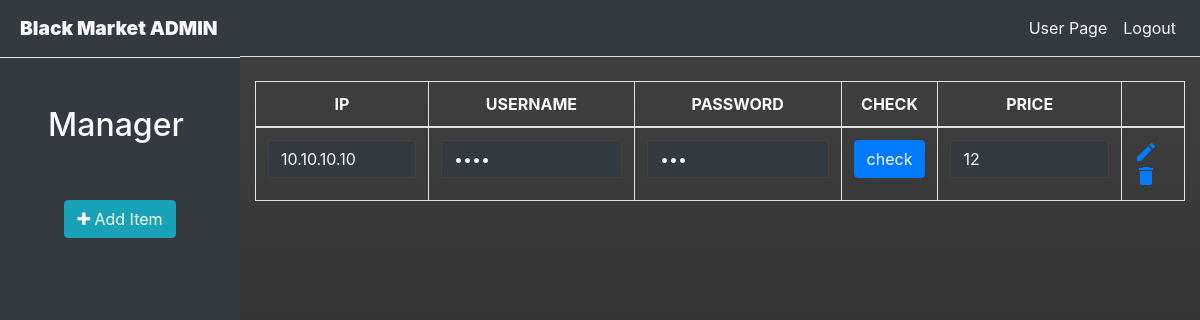
Page /admin (signed in) on the earlier database version.
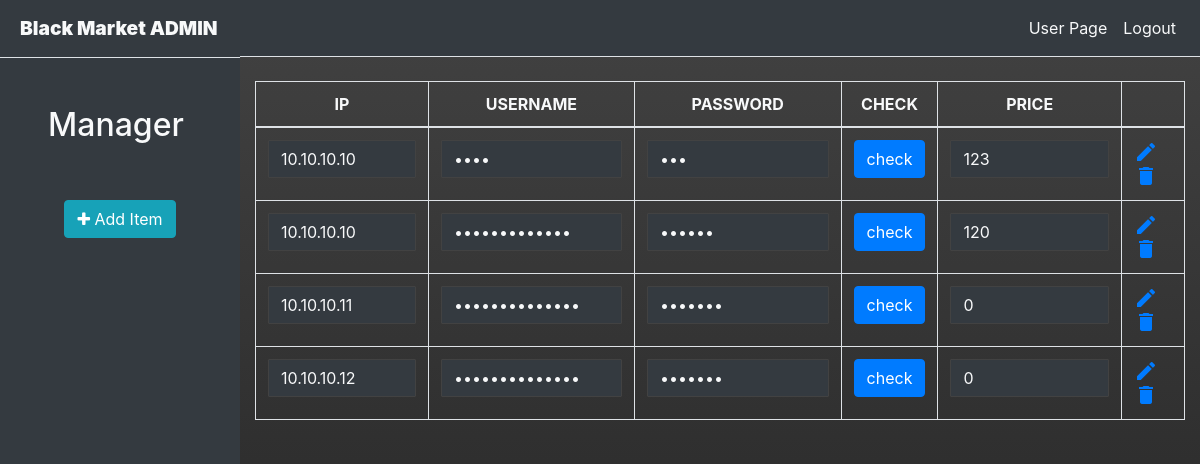
Same page on the later database version.
### tables this page shows
CREATE TABLE IF NOT EXISTS `items` (
  `id` int(11) unsigned NOT NULL AUTO_INCREMENT,
  `IP` varchar(64) DEFAULT '',
  `user_name` varchar(128) DEFAULT '',
  `pwd` varchar(128) DEFAULT '',
  `price` varchar(128) DEFAULT '',
  PRIMARY KEY (`id`)
);

### Model/Model.php (called while the page is built, shortened)
<?php
abstract class Model implements ModelInterface
{
    public static $table_name = null;
    private static $connection = null;
    private static function preRequest()
    {
        if (self::$connection == null) {
            self::$connection = DbConnection::getInstance()->getConnection();
        }
    }
    public static function get(array $options = []): array
    {
        $query = sprintf("select %s from %s", "*", static::$table_name);
        if (!empty($options)) {
            $clauses = [];
            foreach ($options as $optionKey => $optionValue) {
                $clauses[] = "{$optionKey} = :{$optionKey}";
            }
            $query .= " where " . implode(' and ', $clauses);
        }
        $stmt = self::$connection->prepare($query);
        $stmt->execute($options);
        return array_map(function($item) {
            $value = new static();
            $value->saveAttributes($item);
            return $value;}, $stmt->fetchAll());
    }
}

### Model/Item.php (called while the page is built, shortened)
<?php
class Item extends Model
{
    protected $IP;
    protected $user_name;
    protected $pwd;
    protected $price;
    public function getId(): int
    {
        return $this->id;
    }
    public function getIP(): string
    {
        return $this->IP;
    }
    public function getUsername()
    {
        return $this->user_name;
    }
    public function getPwd()
    {
        return $this->pwd;
    }
    public function getPrice()
    {
         return $this->price;
    }
}

### Views/admin.php (the view, shortened to what the changed rows need)
<div class="d-flex" id="wrapper">
    <div id="page-content-wrapper">
      <div class="container-fluid content-block mt-4">
        <div class="row clearfix">
          <div class="col-md-12 table-responsive">
            <table class="table table-bordered table-hover table-sortable" id="tab_logic">
              <thead>
                <tr >
                  <th class="text-center text-light">
                    IP
                  </th>
                  <th class="text-center text-light">
                    USERNAME
                  </th>
                  <th class="text-center text-light">
                    PASSWORD
                  </th>
                  <th class="text-center text-light">
                    CHECK
                  </th>
                  <th class="text-center text-light">
                    PRICE
                  </th>
                  <th class="text-center text-light">
                  </th>
                </tr>
              </thead>
              <tbody>
                <?php
                  $items = $_SESSION['items'];
                    foreach($items as $item) {
                ?>
                <tr id='addr0' data-id="0" class="hidden">
                  <td data-name="mail">
                      <input type="text" name='mail0' placeholder='IP' class="form-control bg-dark text-light" value=<?php echo $item->getIP();?>    readonly/>
                  </td>
                  <td data-name="desc">
                      <input type="password" name="desc0" placeholder="UserName" class="form-control bg-dark text-light"  value=<?php echo $item->getUsername();?> readonly></input>
                  </td>
                  <td data-name="desc">
                      <input type="password" name="desc0" placeholder="Password" class="form-control bg-dark text-light"  value=<?php echo $item->getPwd();?> readonly></input>
                  </td>
                  <td data-name="sel">
                    <button name="del0" class='btn btn-primary glyphicon glyphicon-remove row-remove'><span aria-hidden="true" >check</span></button>
                  </td>
                  <td data-name="desc">
                      <input name="desc0" placeholder="price" class="form-control bg-dark text-light"  value=<?php echo $item->getPrice();?> readonly></input>
                  </td>
                  <td data-name="del">
                            <a  href="javascript:void(0);" data-toggle="modal" data-target="#update_modal<?php echo $item->getId()?>" class="edit" title="Edit" ><i class="material-icons">&#xE254;</i></a>
                            <a href="/deleteItem?id=<?php echo $item->getId();?>" onclick="return confirm('Are you sure to delete this user?');"class="delete" title="Delete"> <i class="material-icons">&#xE872;</i> </a>
                  </td>
                </tr>
                <?php } ?>
              </tbody>
            </table>
          </div>
        </div>
      </div>
    </div>
  </div>

Differences in the rows shown:
changed items (number 1 of 4 on the later page): desc0 "12" → "123"
added items: mail0 "10.10.10.10", desc0 "120"
added items: mail0 "10.10.10.11", desc0 "0"
added items: mail0 "10.10.10.12", desc0 "0"
